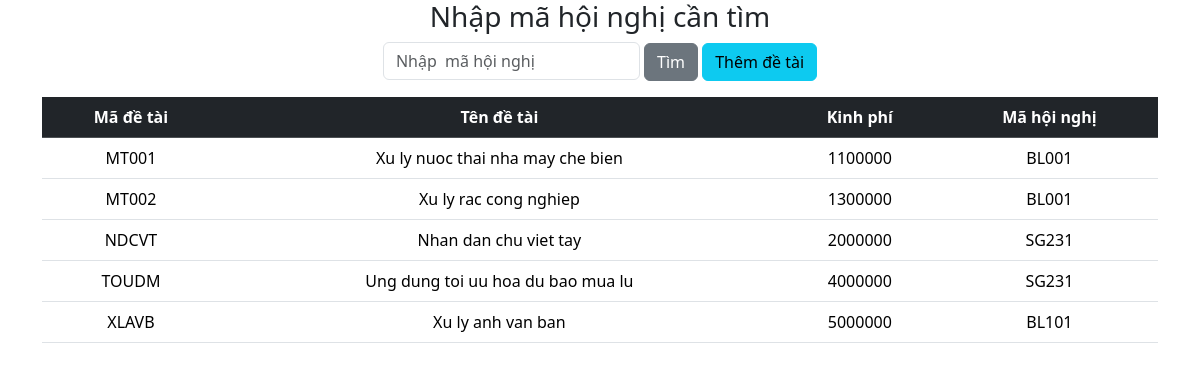
The app's page /217480201052_TranHaiDang/BaiLam/timkiem.php with its own data.
### tables this page shows
CREATE TABLE `dsdetai` (
  `MADETAI` varchar(10) NOT NULL COMMENT 'Ma de tai',
  `TENDETAI` varchar(50) NOT NULL COMMENT 'Ten de tai',
  `KINHPHI` int(11) NOT NULL COMMENT 'Kinh phi',
  `MAHN` varchar(10) NOT NULL COMMENT 'Ma hoi nghi'
);

### 217480201052_TranHaiDang/BaiLam/timkiem.php (the view, shortened to what this page needs)
<!DOCTYPE html>
<html lang="en">
<head>
    <link rel="stylesheet" href="../bootstrap/css/bootstrap.css">
</head>
<body>
    <div class="container">
        <div class="text-center bg-muted mb-3">
            <form action="" method="get">
                <h3>Nhập mã hội nghị cần tìm</h3>
                <input type="text" name="inputSearch" id="inputSearch" class="form-control d-inline w-auto" placeholder="Nhập  mã hội nghị"
                    value="<?php  echo isset($_GET['inputSearch']) ? $_GET['inputSearch'] : '';
                    ?>"
                >
                <button type="submit" class="btn btn-secondary">Tìm</button>
                <button type="submit" class="btn btn-info" onclick="window.open('insert.html');">Thêm đề tài</button>
            </form>
        </div>
        <table class="table table-hover text-center">
            <thead class="table-dark">
                <tr>
                    <th scope="col">Mã đề tài</th>
                    <th scope="col">Tên đề tài</th>
                    <th scope="col">Kinh phí</th>
                    <th scope="col">Mã hội nghị</th>
                </tr>
            </thead>
            <tbody>
                <?php
                    include ("connectDB.php");
                    $sql = "SELECT * FROM `dsdetai`";
                $result = mysqli_query($conn, $sql);
                if ($result->num_rows > 0) {
                    while($row = mysqli_fetch_assoc($result)) {
                        echo "<tr>
                            <td> {$row['MADETAI']} </td>
                            <td> {$row['TENDETAI']} </td>
                            <td> {$row['KINHPHI']} </td>
                            <td> {$row['MAHN']} </td>
                        </tr>";
                    }
                }
                else {
                    echo "<tr>
                        <td colspan='6'>Không có thông tin </td>
                    </tr>";
                }
            ?>
        </tbody>
    </table>
    </div>
</body>
</html>

### 217480201052_TranHaiDang/BaiLam/timkiem.php (style rules this page uses)
* { padding: 0; margin: 0; box-sizing: border-box; }

### records on screen
dsdetai: MADETAI "MT001", TENDETAI "Xu ly nuoc thai nha may che bien", KINHPHI "1100000", MAHN "BL001"
dsdetai: MADETAI "MT002", TENDETAI "Xu ly rac cong nghiep", KINHPHI "1300000", MAHN "BL001"
dsdetai: MADETAI "NDCVT", TENDETAI "Nhan dan chu viet tay", KINHPHI "2000000", MAHN "SG231"
dsdetai: MADETAI "TOUDM", TENDETAI "Ung dung toi uu hoa du bao mua lu", KINHPHI "4000000", MAHN "SG231"
dsdetai: MADETAI "XLAVB", TENDETAI "Xu ly anh van ban", KINHPHI "5000000", MAHN "BL101"
